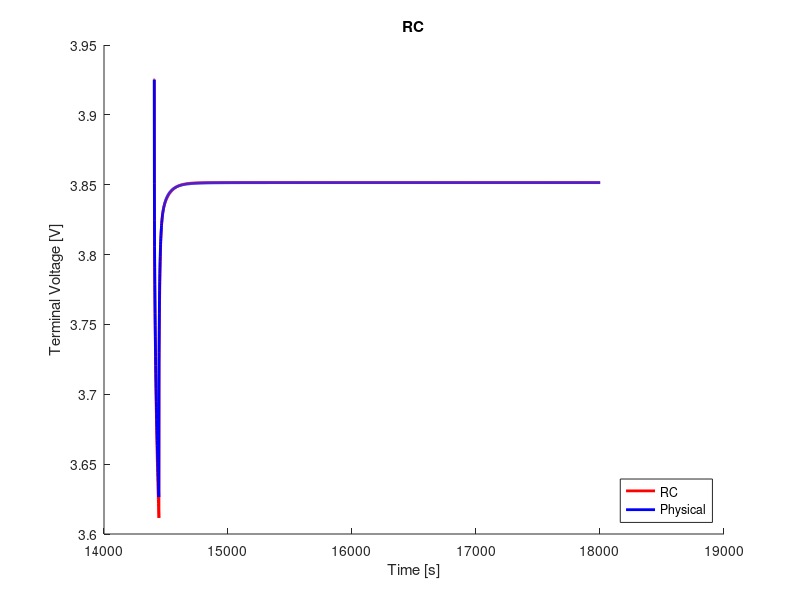

MATLAB code for this plot:
clear;
clc;
close all;

%% load data
load('ocv_final.mat');
time_ocv = time;
load('pulse_10_c_4.mat');
load('rc2_cf_10_c.mat');

%% voltage limitations
v_max = 4.4;                                    % cut-over voltage
v_min = 3.0;                                    % cut-off voltage

%% resample ocv and soc
t1 = time_ocv(1);
t2 = time_ocv(end);
dt = 1;                                         % sample time
t = (t1:dt:t2) - t1;

ocv = interp1(time_ocv, ocv, t1:dt:t2);
soc = interp1(time_ocv, soc, t1:dt:t2);

s = length(time);

%% variables
Q = 16.8;
eta = 1.0;                                  % coulombic efficiency

n = 2;                                      % number of rc links
i_r = zeros(n, 1);
v_c = zeros(n, 1);
flag = 1;

%% compute soc
ind_init = soc(interp1(ocv, 1:length(ocv), V_batt_time(1), 'nearest'))
ind_init = interp1(soc, 1:length(soc), ind_init, 'nearest');
v_t(1) = ocv(ind_init);
z0 = soc(ind_init);
z = z0 - dt/(Q*3600)*eta*cumsum(I(1:end));

% manual fit
p = 5;
r0 = r0_cf(p);
r1 = r1_cf(p);
r2 = r2_cf(p);
% r3 = r3_cf(p);
c1 = c1_cf(p);
c2 = c2_cf(p);
% c3 = c3_cf(p);

r = [r1; r2];
c = [c1; c2];

%% compute terminal voltage
for j = 1:n
    f(j) = exp(-dt/(r(j)*c(j)));
end
for k = 1:s-1
    if flag == 1
        i_r(:, k+1) = diag(f)*i_r(:, k) + (1-f')*I(k);
        v_c(:, k) = i_r(:, k).*r;
        ind = interp1(soc, 1:length(soc), z(k), 'nearest');
        v_t(k+1) = ocv(ind) - sum(v_c(:, k)) - I(k).*r0;
        if v_t(k) < v_min
            fprintf('Reached lower voltage limit.');
            flag = 0;
        end
        if v_t(k) > v_max
            fprintf('Reached upper voltage limit.');
            flag = 0;
        end 
    end
end

%% compute rms error
v_t = reshape(v_t, size(V_batt_time));
rmse = 1000*sqrt(mean((V_batt_time - v_t).^2))     % [mV]

%% plot
figure(1);
hold on;
plot(time, v_t, 'r', 'LineWidth', 2)
hold on;
plot(time, V_batt_time, 'b', 'LineWidth', 2)
xlabel('Time [s]')
ylabel('Terminal Voltage [V]')
title('RC')
legend('RC', 'Physical', 'location', 'southeast')
